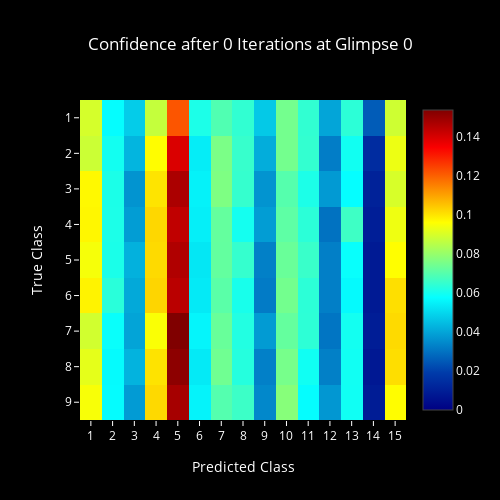
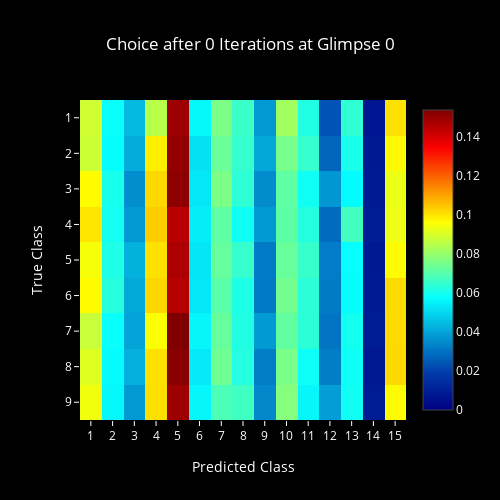
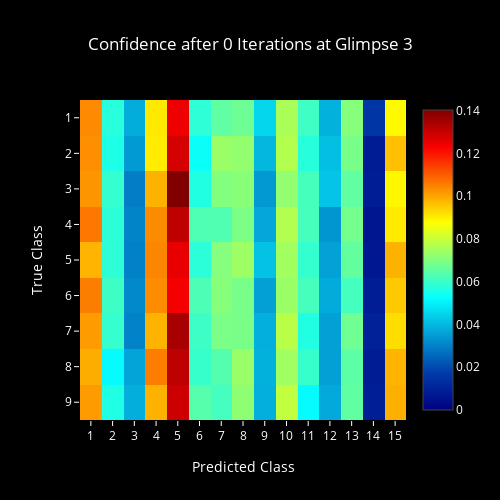
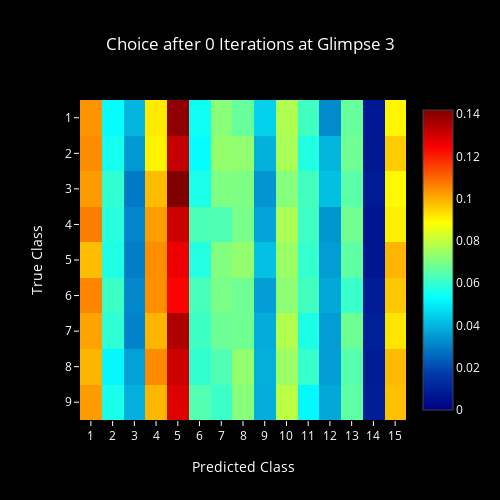

Here is the notebook cell these charts were saved with, in order:
### Code cell
for i, it in enumerate(iter_list):
    for g, glimpse in enumerate(glimpse_list):
        plot_confidence(i, it, g, glimpse)
        plot_choice(i, it, g, glimpse)

### Figure 1 — Plotly figure (JSON) as saved in the notebook; plotly's stock layout.template omitted (floating-point values rounded to 4 significant figures; data arrays with more than 128 entries replaced by an {"elided": "..."} marker saying what was removed)
{"data": [{"colorscale": "Jet", "type": "heatmap", "z": {"elided": "16x16 float values"}}], "layout": {"font": {"color": "#FFF"}, "height": 500, "paper_bgcolor": "#000", "plot_bgcolor": "#000", "title": "Confidence after 0 Iterations at Glimpse 0", "titlefont": {"color": "#FFF"}, "width": 500, "xaxis": {"dtick": 1, "range": [0.5, 15.5], "tickcolor": "#FFF", "title": "Predicted Class"}, "yaxis": {"dtick": 1, "range": [9.5, 0.5], "tickcolor": "#FFF", "title": "True Class"}}}

### Figure 2 — Plotly figure (JSON) as saved in the notebook; plotly's stock layout.template omitted (floating-point values rounded to 4 significant figures; data arrays with more than 128 entries replaced by an {"elided": "..."} marker saying what was removed)
{"data": [{"colorscale": "Jet", "type": "heatmap", "z": {"elided": "16x16 float values"}}], "layout": {"font": {"color": "#FFF"}, "height": 500, "paper_bgcolor": "#000", "plot_bgcolor": "#000", "title": "Choice after 0 Iterations at Glimpse 0", "titlefont": {"color": "#FFF"}, "width": 500, "xaxis": {"dtick": 1, "range": [0.5, 15.5], "tickcolor": "#FFF", "title": "Predicted Class"}, "yaxis": {"dtick": 1, "range": [9.5, 0.5], "tickcolor": "#FFF", "title": "True Class"}}}

### Figure 3 — Plotly figure (JSON) as saved in the notebook; plotly's stock layout.template omitted (floating-point values rounded to 4 significant figures; data arrays with more than 128 entries replaced by an {"elided": "..."} marker saying what was removed)
{"data": [{"colorscale": "Jet", "type": "heatmap", "z": {"elided": "16x16 float values"}}], "layout": {"font": {"color": "#FFF"}, "height": 500, "paper_bgcolor": "#000", "plot_bgcolor": "#000", "title": "Confidence after 0 Iterations at Glimpse 3", "titlefont": {"color": "#FFF"}, "width": 500, "xaxis": {"dtick": 1, "range": [0.5, 15.5], "tickcolor": "#FFF", "title": "Predicted Class"}, "yaxis": {"dtick": 1, "range": [9.5, 0.5], "tickcolor": "#FFF", "title": "True Class"}}}

### Figure 4 — Plotly figure (JSON) as saved in the notebook; plotly's stock layout.template omitted (floating-point values rounded to 4 significant figures; data arrays with more than 128 entries replaced by an {"elided": "..."} marker saying what was removed)
{"data": [{"colorscale": "Jet", "type": "heatmap", "z": {"elided": "16x16 float values"}}], "layout": {"font": {"color": "#FFF"}, "height": 500, "paper_bgcolor": "#000", "plot_bgcolor": "#000", "title": "Choice after 0 Iterations at Glimpse 3", "titlefont": {"color": "#FFF"}, "width": 500, "xaxis": {"dtick": 1, "range": [0.5, 15.5], "tickcolor": "#FFF", "title": "Predicted Class"}, "yaxis": {"dtick": 1, "range": [9.5, 0.5], "tickcolor": "#FFF", "title": "True Class"}}}
